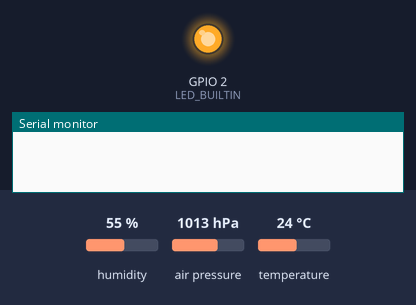
The program below on a simulated ESP8266 (Wemos D1 mini). Shown: output pins drawn as LEDs (lit = HIGH, except the on-board LED, lit = LOW), the last lines printed to the serial monitor. The test bench sets the inputs (shaded band); at power-on: humidity 55 %, air pressure 1013 hPa, temperature 24 °C. WiFi joins after 1.5 s; servers stay silent unless stated; no MQTT or app messages arrive unless stated.

Above: at 0.1 s.
At 2.1 s:
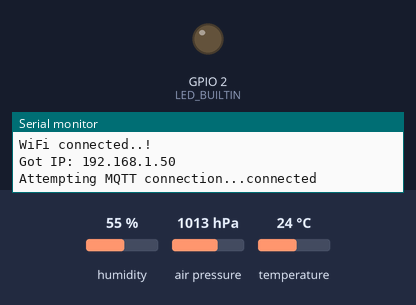
Timing chart, 0 to 3.6 s (numbered marks = the images above):
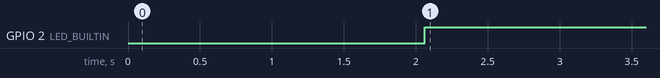

The program:

main.cpp
```cpp
#include <Arduino.h>
#include <ESP8266WiFi.h>
#include <PubSubClient.h>
#include <Adafruit_Sensor.h>
#include <Adafruit_BME280.h>

void connectWifi();
void connectMQTT();

// Settings
// ----------------------------------------
char ssid[] = "";
char ssid_pass[] = "";
char mqttHost[] = "";
char mqttTopic[] = "sensors/node4";
uint16_t mqttPort = 1883;

// Clients
// ----------------------------------------
WiFiClient espClient;
PubSubClient client(espClient);

// Sensor
// ----------------------------------------
Adafruit_BME280 bme;
float temperature, humidity, pressure, altitude;

// Interval
// ----------------------------------------
unsigned long lastMillis = 0;
unsigned long intervalMillis = 5000;

void connectWifi()
{
  digitalWrite(LED_BUILTIN, LOW);

  WiFi.begin(ssid, ssid_pass);
  while (WiFi.status() != WL_CONNECTED)
  {
    delay(1000);
    Serial.print(".");
  }
  Serial.println("");
  Serial.println("WiFi connected..!");
  Serial.print("Got IP: ");
  Serial.println(WiFi.localIP());

  digitalWrite(LED_BUILTIN, HIGH);
}

void connectMQTT()
{
  digitalWrite(LED_BUILTIN, LOW);
  while (!client.connected())
  {
    Serial.print("Attempting MQTT connection...");
    if (client.connect("node4"))
    {
      Serial.println("connected");
    }
    else
    {
      Serial.print("failed, rc=");
      Serial.print(client.state());
      Serial.println(" try again in 5 seconds");
      // Wait 5 seconds before retrying
      delay(5000);
    }
  }
  digitalWrite(LED_BUILTIN, HIGH);
}

void setup()
{
  pinMode(LED_BUILTIN, OUTPUT);
  Serial.begin(9600);
  connectWifi();
  client.setServer(mqttHost, mqttPort);
  bme.begin(0x76);
}

void loop()
{
  if (!client.connected())
  {
    connectMQTT();
  }
  client.loop();

  if (millis() - lastMillis > intervalMillis)
  {
    lastMillis = millis();

    temperature = bme.readTemperature();
    humidity = bme.readHumidity();
    pressure = bme.readPressure() / 100.0F;
    String payload = "{\"temperature\": " + String(temperature) + ", \"humidity\": " + String(humidity) + ", \"pressure\": " + String(pressure) + " }";
    client.publish(mqttTopic, String(payload).c_str(), true);
  }
}
```

Measured:
- by itself, GPIO 2 (LED_BUILTIN): LOW → HIGH at 2.1 s
